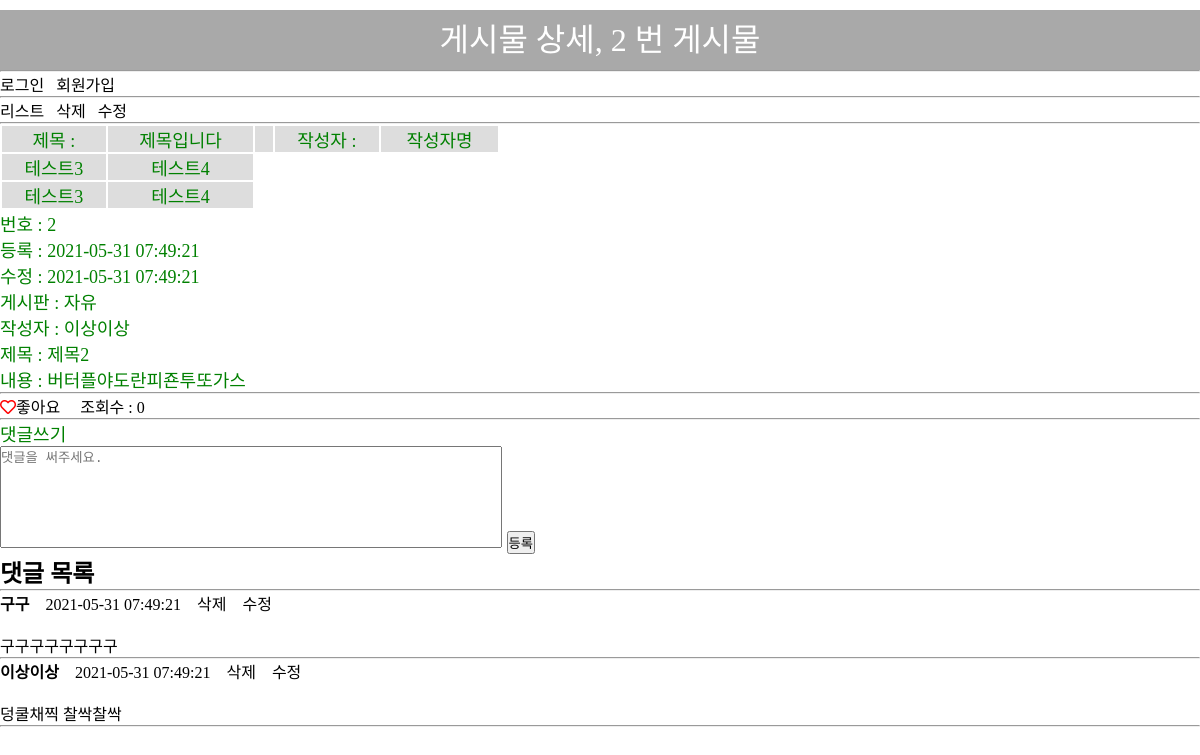
Page /usr/article/detail.php?id=2 on the committed database.
### tables this page shows
CREATE TABLE article(
  id INT(10) UNSIGNED NOT NULL PRIMARY KEY AUTO_INCREMENT,
  memberId INT(10) UNSIGNED NOT NULL,
  boardId INT(10) UNSIGNED NOT NULL,
  regDate DATETIME NOT NULL,
  updateDate DATETIME NOT NULL,
  title VARCHAR(20) NOT NULL,
  `body` TEXT NOT NULL,
  hit INT(10) UNSIGNED NOT NULL
);

CREATE TABLE board(
  id INT(10) UNSIGNED NOT NULL PRIMARY KEY AUTO_INCREMENT,
  regDate DATETIME NOT NULL,
  updateDate DATETIME NOT NULL,
  `name` VARCHAR(20) NOT NULL,
  `code` VARCHAR(20) NOT NULL
);

CREATE TABLE `member`(
  id INT(10) UNSIGNED NOT NULL PRIMARY KEY AUTO_INCREMENT,
  regDate DATETIME NOT NULL,
  updateDate DATETIME NOT NULL,
  loginId VARCHAR(20) NOT NULL,
  loginPw VARCHAR(100) NOT NULL,
  `name` VARCHAR(20) NOT NULL,
  nickName VARCHAR(20) NOT NULL,
  email VARCHAR(100) NOT NULL,
  delStatus TINYINT(1) UNSIGNED NOT NULL DEFAULT 0
);

CREATE TABLE reply(
  id INT(10) UNSIGNED NOT NULL PRIMARY KEY AUTO_INCREMENT,
  regDate DATETIME NOT NULL,
  updateDate DATETIME NOT NULL,
  articleId INT(10) UNSIGNED NOT NULL,
  memberId INT(10) UNSIGNED NOT NULL,
  `body` TEXT NOT NULL
);

### util.php (called while the page is built, shortened)
<?php
class DB__SecSql{
  private string $templateStr = "";
  private array $params = [];
  public function add(string $sqlBit, string $param = null){
    $this -> templateStr .= " " . $sqlBit;
    if($param){
      $this->params[] = $param;
    }
  }
  public function getTemplate() : string{
    return trim($this -> templateStr);
  }
  public function getForBindParam1stArg() : string{
    $paramTypesStr = "";
    $count = count($this -> params);
    for($i = 0; $i < $count; $i++){
      $paramTypesStr .= "s";
    }
    return $paramTypesStr;
  }
  public function getParams() : array {
    return $this->params;
  }
  public function getParamsCount(): int {
    return count($this->params);
  }
}
function DB__secSql(){
  return new DB__SecSql();
}
function DB__getStmtFromSecSql(DB__SecSql $sql): mysqli_stmt {
  global $dbConn;
  $stmt = $dbConn->prepare($sql->getTemplate());
  if( $sql->getParamsCount() ){
    $stmt->bind_param($sql -> getForBindParam1stArg(), ...$sql->getParams());
  }
  return $stmt;
}
function DB__getRow(DB__SecSql $sql){
  $stmt = DB__getStmtFromSecSql($sql);
  $stmt->execute();
  $result = $stmt->get_result();
  return $result->fetch_assoc();
}
function DB__getRows(DB__SecSql $sql){
  $stmt = DB__getStmtFromSecSql($sql);
  $stmt->execute();
  $result = $stmt->get_result();
  $rows = [];
  while($row = $result->fetch_assoc()){
    $rows[] = $row;
  }
  return $rows;
}

### usr/article/detail.php (the view, shortened to what this page needs)
<?php
$id = intval($_GET['id']);
$sql = DB__secSql();
$sql->add("SELECT *");
$sql->add("FROM article AS A");
$sql->add("WHERE A.id = ?", $id);
$article = DB__getRow($sql);
$sqlBoard = DB__secSql();
$sqlBoard->add("SELECT *");
$sqlBoard->add("FROM board AS B");
$sqlBoard->add("WHERE B.id = ?", $article['boardId']);
$board = DB__getRow($sqlBoard);
$sqlMember = DB__secSql();
$sqlMember->add("SELECT *");
$sqlMember->add("FROM `member` AS M");
$sqlMember->add("WHERE M.id = ?", $article['memberId']);
$member = DB__getRow($sqlMember);
$sqlReplies = DB__secSql();
$sqlReplies->add("SELECT *");
$sqlReplies->add("FROM reply AS R");
$sqlReplies->add("WHERE R.articleId = ?", $article['id']);
$sqlReplies->add("ORDER BY R.id DESC");
$replies = DB__getRows($sqlReplies);
?>
<?php require_once __DIR__ . "/../head.php"; ?>
  <section>
    <a href="list.php">리스트</a>&ensp;
    <a onclick="if( confirm('정말 삭제하시겠습니까?') == false )return false;" href="doDelete.php?id=<?=$id?>">삭제</a>&ensp;
    <a href="modify.php?id=<?=$id?>">수정</a>
  </section>
  <hr>
  <div>
    <table>
      <tr>
        <td>제목 : </td>
        <td>제목입니다</td>
        <td>&ensp;</td>
        <td>작성자 : </td>
        <td>작성자명</td>
      </tr>
      <tr>
        <td>테스트3</td>
        <td>테스트4</td>
      </tr>
      <tr>
        <td>테스트3</td>
        <td>테스트4</td>
      </tr>
    </table>
    번호 : <?=$article['id']?><br>
    등록 : <?=$article['regDate']?><br>
    수정 : <?=$article['updateDate']?><br>
    게시판 : <?=$board['name']?><br>
    작성자 : <?=$member['nickName']?><br>
    제목 : <?=$article['title']?><br>
    내용 : <?=$article['body']?>
  </div>
  <hr>
  <span><i class="far fa-heart heart-icon"></i>좋아요</span>&ensp;&ensp;
  <span>조회수 : <?=$article['hit']?></span>
  <hr>
  <div>
    <span>댓글쓰기</span><br>
    <form action="../reply/doWrite.php">
      <textarea placeholder="댓글을 써주세요." name="body"></textarea>
      <input type="submit" value="등록">
    </form>
  </div>
  <h2>댓글 목록</h2>
  <hr>
  <?php foreach($replies as $reply) {?>
    <?php
      $sqlWriter = DB__secSql();
      $sqlWriter->add("SELECT *");
      $sqlWriter->add("FROM `member` AS M");
      $sqlWriter->add("WHERE M.id = ?", $reply['memberId']);
      $writer = DB__getRow($sqlWriter);
    ?>
    <span class="replyWriter"><?=$writer['nickName']?></span> &ensp;
    <?=$reply['regDate']?> &ensp;
    <span><a href="../reply/doDelete.php?id=<?=$reply['id']?>">삭제</a></span> &ensp;
    <span><a href="../reply/modify.php?id=<?=$reply['id']?>">수정</a></span>
    <br>
    <br>
    <?=$reply['body']?>
    <hr>
  <?php }?>
<?php require_once __DIR__ . "/../foot.php"; ?>

### common.css (style rules this page uses)
div { font-size: 18px; color: green ; }
* { padding:0; margin:0; }
a { text-decoration:none; color:inherit; }
table { border: 2px solid gray ; border-collapse: collapse; text-align: center; width:500px; }
tr, td { background-color: #ddd; border: 2px solid white ; box-sizing: border-box; }
textarea { width:500px; height:100px; resize:none; }
.replyWriter { font-weight:bold; }
.heart-icon { color:red; }

### rows in the picture
article: id "2", regDate "2021-05-31 07:49:21", updateDate "2021-05-31 07:49:21", title "제목2", body "버터플야도란피죤투또가스", hit "0"
board: name "자유"
member: nickName "이상이상"
reply: memberId.nickName "구구", regDate "2021-05-31 07:49:21", body "구구구구구구구구"
reply: memberId.nickName "이상이상", regDate "2021-05-31 07:49:21", body "덩쿨채찍 찰싹찰싹"

### other values in the picture
$pageTitle "게시물 상세, 2 번 게시물"
